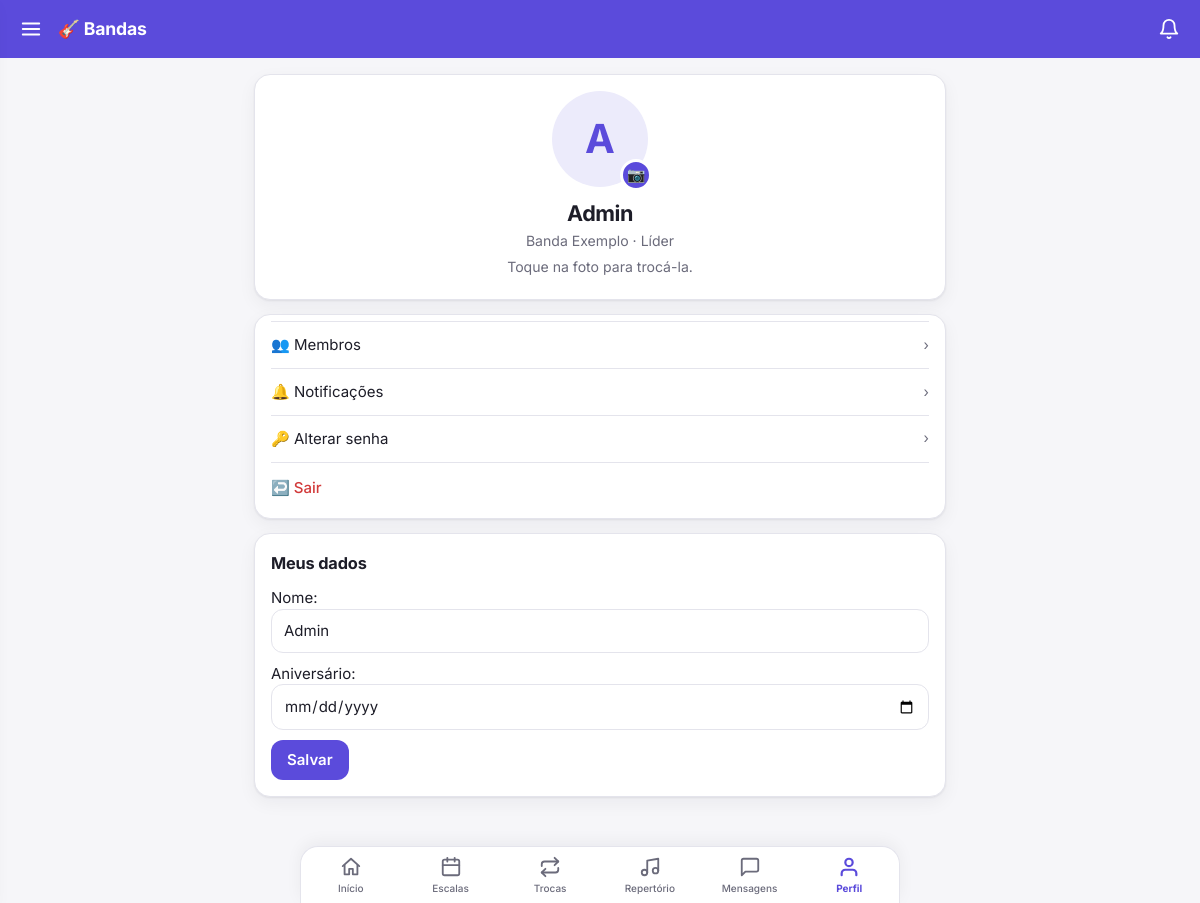
Page /perfil/ (signed in) on the earlier database version.
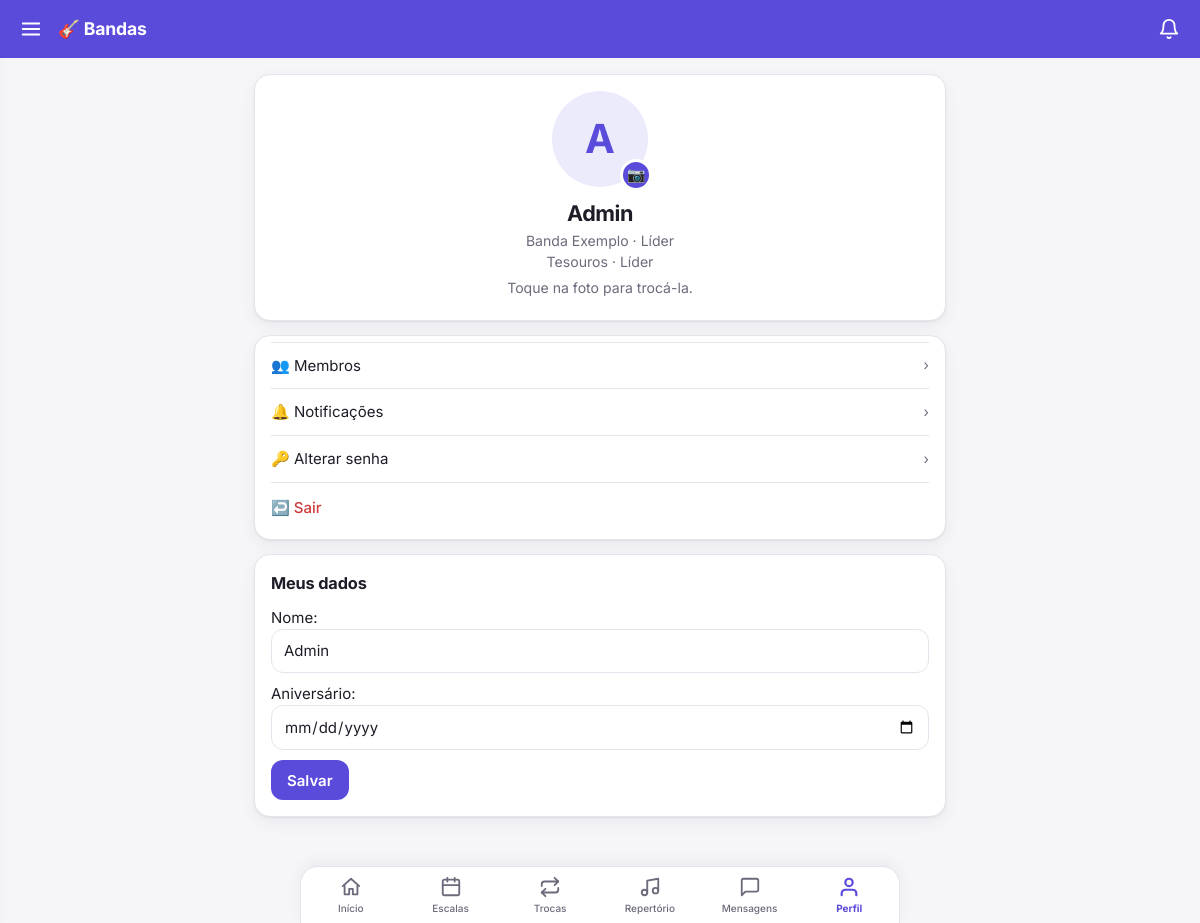
Same page on the later database version.
### core/models.py (models this page shows, shortened)
class Membro(models.Model):
    PAPEIS = [("lider", "Líder"), ("membro", "Membro")]
    user = models.ForeignKey(settings.AUTH_USER_MODEL, on_delete=models.CASCADE, related_name="membros")
    banda = models.ForeignKey(Banda, on_delete=models.CASCADE, related_name="membros")
    papel = models.CharField(max_length=10, choices=PAPEIS, default="membro")
    instrumentos = models.CharField(max_length=200, blank=True, help_text="Ex.: Violão, Baixo, Vocal")
    class Meta:
        unique_together = ("user", "banda")

class Banda(models.Model):
    nome = models.CharField(max_length=100)
    descricao = models.TextField(blank=True)

### core/views.py (the view, shortened to what this page needs)
# urls.py: path("perfil/", v.perfil, name="perfil"),
@login_required
def perfil(request):
    p = Perfil.objects.filter(user=request.user).first()
    form = PerfilForm(request.POST or None, initial=dict(nome=request.user.get_full_name(),
                                                         nascimento=p.nascimento if p else None))
    return render(request, "perfil.html", dict(
        form=form, foto_em=p.foto_em if p else None, nome=request.user.get_full_name() or request.user.username,
        meus_membros=Membro.objects.filter(user=request.user).select_related("banda")))

### core/forms.py
class PerfilForm(forms.Form):
    nome = forms.CharField(max_length=150, label="Nome")
    nascimento = forms.DateField(required=False, label="Aniversário",
                                 widget=forms.DateInput(attrs={"type": "date"}, format="%Y-%m-%d"))

### core/templatetags/menu.py (called while the page is built)
@register.simple_tag(takes_context=True)
def usuario_eh_lider(context):
    u = context["request"].user
    return u.is_authenticated and Membro.objects.filter(user=u, papel="lider").exists()

@register.simple_tag
def avatar(user_id, nome, foto_em=None, tamanho=40):
    if foto_em:
        return format_html('<img class="av" src="{}?v={}" width="{}" height="{}" alt="">',
                           reverse("foto", args=[user_id]), int(foto_em.timestamp()), tamanho, tamanho)
    ini = (str(nome or "?").strip()[:1] or "?").upper()
    return format_html('<span class="av ini" style="width:{0}px;height:{0}px;font-size:{1}px">{2}</span>',
                       tamanho, int(int(tamanho) * 0.42), ini)

### core/templates/perfil.html (shortened to what this page needs)
{% extends "base.html" %}{% load menu %}{% block content %}
<div class="card ph"><label for="foto-input">{% avatar user.pk nome foto_em 96 %}<span class="cam">📷</span></label>
<h1>{{ nome }}</h1>
<div class="mut">{% for m in meus_membros %}{{ m.banda.nome }} · {{ m.get_papel_display }}{% if not forloop.last %}<br>{% endif %}{% empty %}Sem ministério{% endfor %}</div>
<p class="mut" id="foto-st">Toque na foto para trocá-la.</p>
{% if foto_em %}<form method="post" action="{% url 'perfil_foto' %}" class="inl">{% csrf_token %}<input type="hidden" name="remover" value="1"><button class="sec">Remover foto</button></form>{% endif %}</div>
<div class="card" style="padding-top:6px;padding-bottom:6px">
<a class="linha" href="{% url 'equipe' %}"><span>👥 Membros</span><span class="mut">›</span></a>
<a class="linha" href="{% url 'notificacoes' %}"><span>🔔 Notificações</span><span class="mut">›</span></a>
<a class="linha" href="{% url 'alterar_senha' %}"><span>🔑 Alterar senha</span><span class="mut">›</span></a>
<form method="post" action="{% url 'logout' %}">{% csrf_token %}<button class="lk" style="color:var(--no)"><span>↩️ Sair</span></button></form></div>
<div class="card fm"><h2>Meus dados</h2><form method="post">{% csrf_token %}{{ form.as_p }}<button>Salvar</button></form></div>
{% endblock %}

Differences in the rows shown:
added Membro: banda.nome "Tesouros", papel "Líder"
